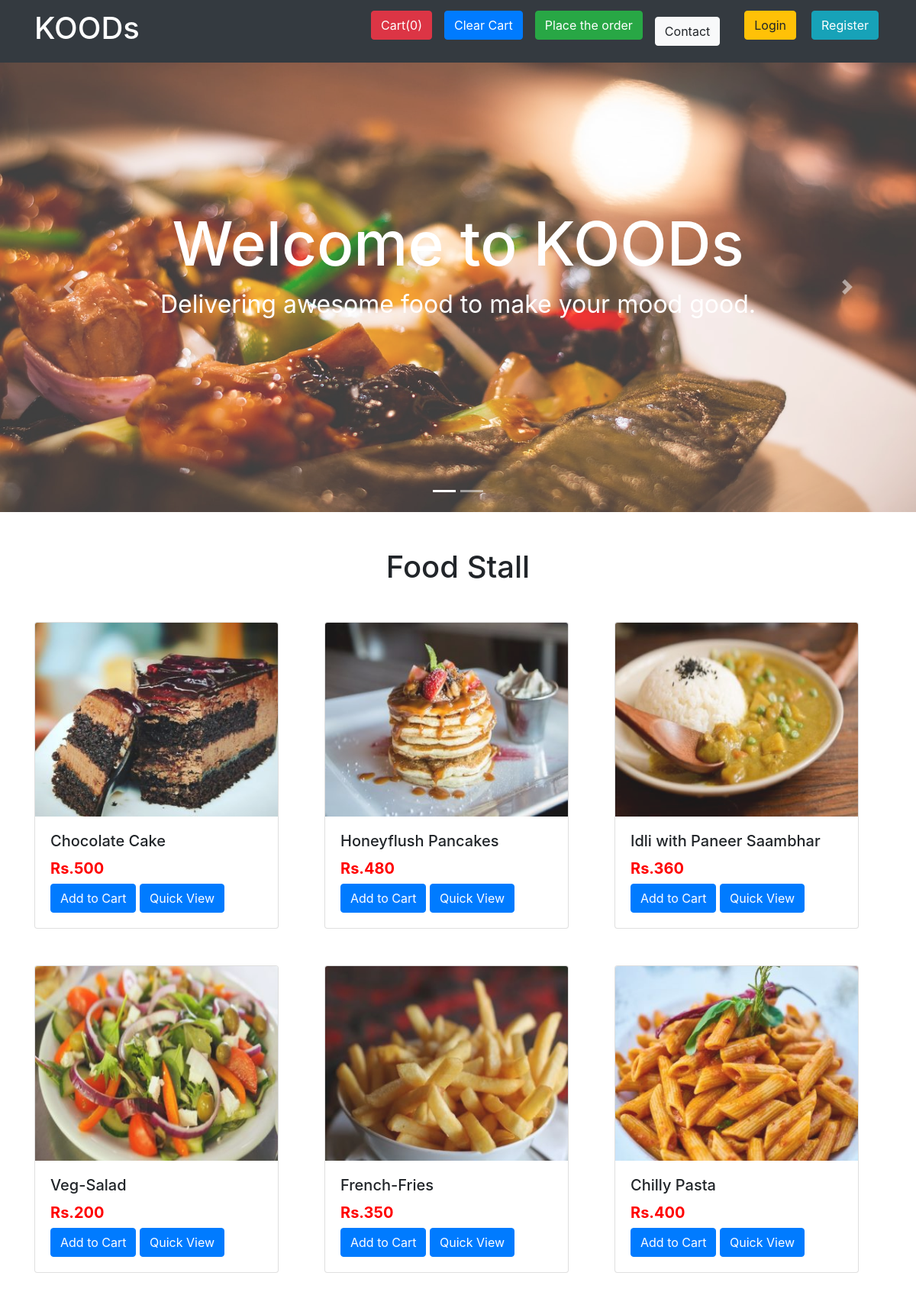
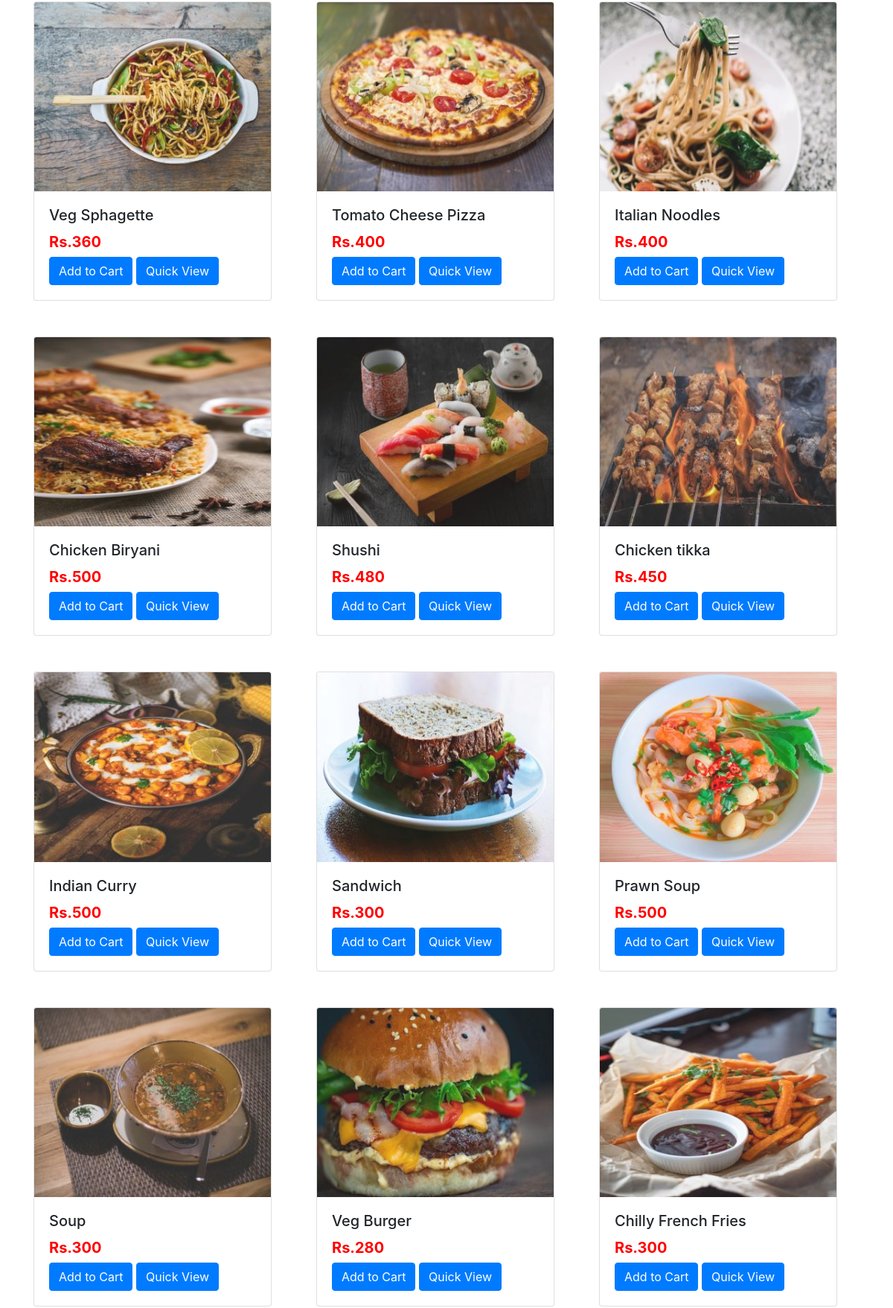
The page / (upper part) on the database its author committed (2 pictures, top to bottom).
### shop/models.py (models this page shows, shortened)
class Product(models.Model):
    product_id = models.AutoField(primary_key=True)
    product_name = models.CharField(max_length=100,default='food-item')
    product_desc = models.CharField(max_length=500,default='food-item-description')
    product_price = models.CharField(max_length=10,default='0')
    product_image = models.ImageField(upload_to='shop/images',default = '')
    date = models.DateField(default=timezone.now())

### shop/views.py (the view)
# urls.py: path('',views.index,name = 'index'),
def index(request):
    products = Product.objects.all()
    params = {'products': products}
    return render(request,'shop/index.html',params)

### shop/templates/shop/index.html (shortened to what this page needs)
{% extends 'shop/base.html' %}
{% block body %}
{% load static %}
<div id="carouselExampleCaptions" class="carousel slide" data-ride="carousel" style="height: 36.8rem;">
    <ol class="carousel-indicators">
        <li data-target="#carouselExampleCaptions" data-slide-to="0" class="active"></li>
        <li data-target="#carouselExampleCaptions" data-slide-to="1"></li>
    </ol>
    <div class="carousel-inner" style="height: 1;">
        <div class="carousel-item active">
            <img style="height: 36.8rem; opacity: 0.8;" src="{% static '/shop/carousel_1_img.jpg' %}"
                class="d-block w-100" alt="..." />
            <div class="carousel-caption d-none d-md-block " style="margin-bottom: 12rem;">
                <h1 style="font-size: 5rem;">Welcome to KOODs</h1>
                <p style="font-size: 2rem;">Delivering awesome food to make your mood good.</p>
            </div>
        </div>
    </div>
    <a class="carousel-control-prev" href="#carouselExampleCaptions" role="button" data-slide="prev">
        <span class="carousel-control-prev-icon" aria-hidden="true"></span>
    </a>
    <a class="carousel-control-next" href="#carouselExampleCaptions" role="button" data-slide="next">
        <span class="carousel-control-next-icon" aria-hidden="true"></span>
    </a>
</div>
<div class='container mt-5'>
    <div class="menu-title mb-5 text-center">
        <h1>Food Stall </h1>
    </div>
    <div class="row">
        {% for item in products %}
        <div class="col-md-4 col-sm-12 mb-5 ">
            <div class="card" style="width: 20rem;">
                <img style="opacity: 0.9;" src=/media/{{item.product_image}} class="card-img-top" alt="...">
                <div class="card-body">
                    <h5 class="card-title" id="nameproduct{{item.product_id}}">{{item.product_name}}</h5>
                    <h5 style="color: red;"><b>Rs.{{item.product_price}}</b></h5>
                    <span id="divproduct{{item.product_id}} " class="divproduct"><button id="product{{item.product_id}}" class="btn btn-primary cart">Add to Cart</button></span>
                    <a href="products/{{item.product_id}}"><button id = 'quick_view{{item.product_id}}'class='btn btn-primary '>Quick View</button></a>
                </div>
            </div>
        </div>
        {% endfor %}
    </div>
</div>
{% endblock %}

### shop/templates/shop/base.html (shortened to what this page needs)
<!DOCTYPE html>
<html lang="en">
<head>
    <link rel="stylesheet" href="https://stackpath.bootstrapcdn.com/bootstrap/4.5.2/css/bootstrap.min.css"
 />
    <link rel="stylesheet" href="https://use.fontawesome.com/releases/v5.14.0/css/all.css"
 />
</head>
<body>
    <nav class="navbar navbar-expand-lg navbar-dark bg-dark sticky-top">
        <div class="container">
            <a class="navbar-brand" href="#"><span>
                    <h1>KOODs</h1>
                </span></a>
            <div class="collapse navbar-collapse" id="navbarNav">
                <ul class="navbar-nav" style="margin-left: auto;">
                    <li>
                        <button type="button" class="btn btn-danger ml-3" id="pop_cart" data-container="body"
                            data-toggle="popover" data-placement="bottom" data-html="true" data-content="">
                            Cart(<span id="cart">0</span>)
                        </button>
                    </li>
                    <li class="nav-item ml-3">
                        <button class="btn btn-primary" onclick="clearCart()" id="clearcart">
                            Clear Cart
                        </button>
                    </li>
                    <li class="nav-item ml-3">
                        <a href="checkout/"><button class="btn btn-success" id="checkout">
                                Place the order
                            </button></a>
                    </li>
                    <li class="nav-item mx-0">
                        <a class="nav-link" href="/contact"><button type="button" class="btn btn-light mx-2">Contact</button>
                            </a>
                    </li>
                    {% if user.is_authenticated %}
                    <li>
                        <div class="dropdown">
                            <button class="btn btn-success dropdown-toggle mx-2" type="button" id="dropdownMenuButton" data-toggle="dropdown" aria-haspopup="true" aria-expanded="false">
                             WELCOME {{request.user}}
                            </button>
                            <div class="dropdown-menu" aria-labelledby="dropdownMenuButton">
                              <a class="dropdown-item" href="/logout">Logout</a>
                            </div>
                          </div>
                    </li>
                    {% else %}
                    <li class="nav-item mx-0">
                        <button type="button" class="btn btn-warning mx-3" data-toggle="modal"
                        data-target="#exampleModal">
                        Login
                    </button>
                </li>
                <li class="nav-item mx-0">
                    <button type="button" class="btn btn-info mx-1" data-toggle="modal"
                    data-target="#exampleModal1">
                    Register
                </button>
            </li>
            {% endif %}
                </ul>
            </div>
        </div>
    </nav>
    {%block body%} {%endblock%}
</body>
</html>

### rows shown on the page
Product: product_image (picture), product_name "Chocolate Cake", product_price "500"
Product: product_image (picture), product_name "Honeyflush Pancakes", product_price "480"
Product: product_image (picture), product_name "Idli with Paneer Saambhar", product_price "360"
Product: product_image (picture), product_name "Veg-Salad", product_price "200"
Product: product_image (picture), product_name "French-Fries", product_price "350"
Product: product_image (picture), product_name "Chilly Pasta", product_price "400"
Product: product_image (picture), product_name "Veg Sphagette", product_price "360"
Product: product_image (picture), product_name "Tomato Cheese Pizza", product_price "400"
Product: product_image (picture), product_name "Italian Noodles", product_price "400"
Product: product_image (picture), product_name "Chicken Biryani", product_price "500"
Product: product_image (picture), product_name "Shushi", product_price "480"
Product: product_image (picture), product_name "Chicken tikka", product_price "450"
Product: product_image (picture), product_name "Indian Curry", product_price "500"
Product: product_image (picture), product_name "Sandwich", product_price "300"
Product: product_image (picture), product_name "Prawn Soup", product_price "500"
Product: product_image (picture), product_name "Soup", product_price "300"
Product: product_image (picture), product_name "Veg Burger", product_price "280"
Product: product_image (picture), product_name "Chilly French Fries", product_price "300"
